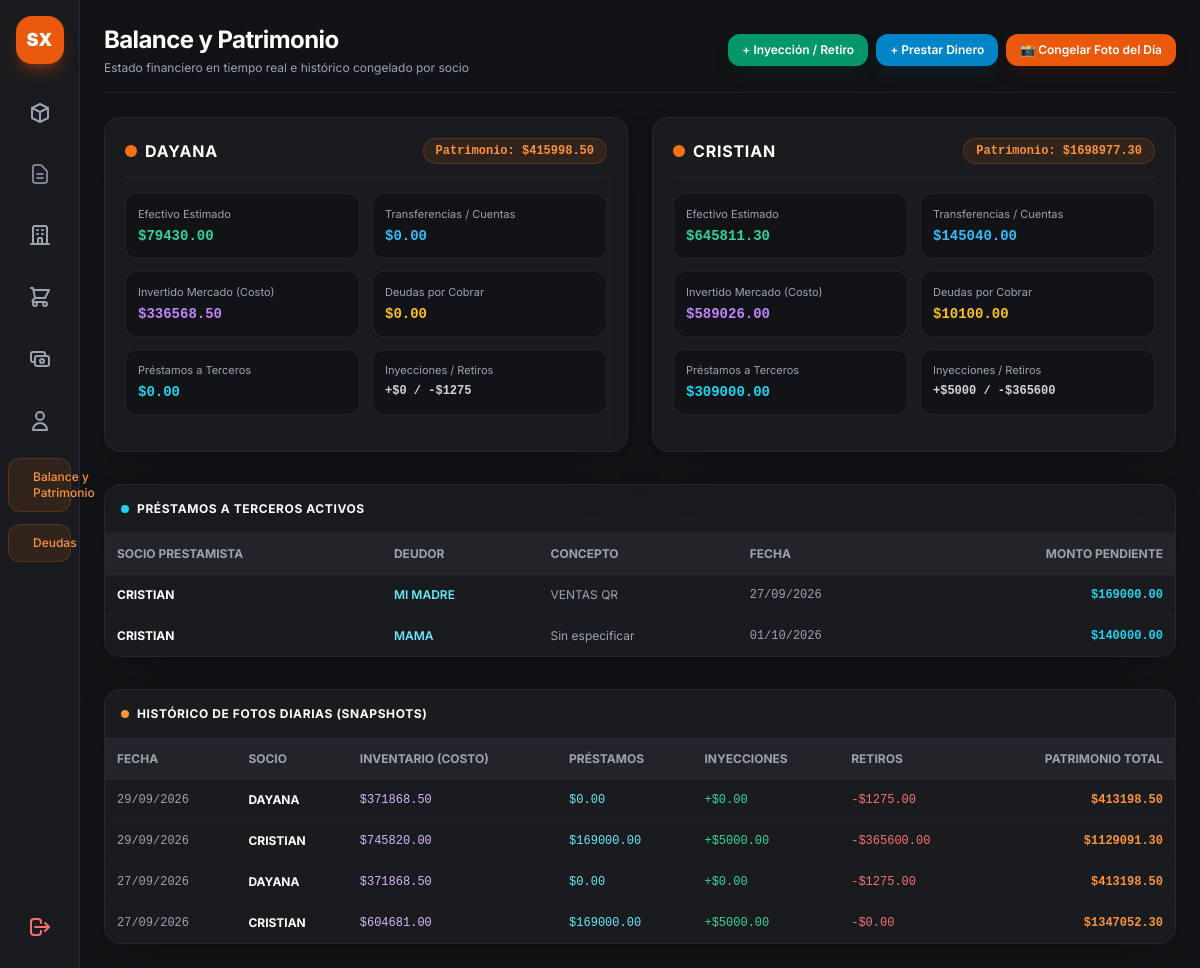
The page /admin/balance (signed in) on the database its author committed.
### app.py (models this page shows)
class Propietario(db.Model):
    __tablename__ = 'propietarios'
    id = db.Column(db.Integer, primary_key=True)
    nombre = db.Column(db.String(100), nullable=False, unique=True)
    descripcion = db.Column(db.String(200))
    productos = db.relationship('Producto', backref='propietario', lazy=True)

class PrestamoTercero(db.Model):
    __tablename__ = 'prestamos_terceros'
    id = db.Column(db.Integer, primary_key=True)
    propietario_id = db.Column(db.Integer, db.ForeignKey('propietarios.id'), nullable=False)
    deudor_nombre = db.Column(db.String(100), nullable=False)
    monto = db.Column(db.Float, nullable=False)
    saldo_pendiente = db.Column(db.Float, nullable=False)
    metodo_pago = db.Column(db.String(20), default='EFECTIVO')  # 'EFECTIVO' o 'TRANSFERENCIA'
    concepto = db.Column(db.String(255), nullable=True)
    fecha = db.Column(db.DateTime, default=datetime.now)
    estado = db.Column(db.String(20), default='PENDIENTE')
    propietario = db.relationship('Propietario', backref=db.backref('prestamos', lazy=True))

class SnapshotBalanceDiario(db.Model):
    __tablename__ = 'snapshots_balance_diario'
    id = db.Column(db.Integer, primary_key=True)
    fecha = db.Column(db.Date, nullable=False)
    propietario_nombre = db.Column(db.String(100), nullable=False)
    efectivo = db.Column(db.Float, default=0.0)
    transferencia = db.Column(db.Float, default=0.0)
    inventario_costo = db.Column(db.Float, default=0.0)
    deudas_por_cobrar = db.Column(db.Float, default=0.0)
    prestamos_otorgados = db.Column(db.Float, default=0.0)
    inyecciones = db.Column(db.Float, default=0.0)
    retiros = db.Column(db.Float, default=0.0)
    patrimonio_total = db.Column(db.Float, default=0.0)

### app.py (the view)
@app.route('/admin/balance')
def vista_balance():
    if 'user' not in session or session.get('rol') != 'admin':
        return redirect(url_for('login'))
    propietarios = Propietario.query.all()
    balance_propietarios = []
    for prop in propietarios:
        productos_prop = Producto.query.filter_by(propietario_id=prop.id).all()
        inventario_costo = sum((obtener_stock_total(p) * (p.precio_costo or 0.0)) for p in productos_prop)
        deudas_cobrar = 0.0
        try:
            filas_deudas = db.session.execute(
                db.text("SELECT * FROM deudas_cierre WHERE LOWER(COALESCE(estado, '')) = 'pendiente' OR cierre_pago_id IS NULL")
            ).mappings().all()
            for row in filas_deudas:
                estado_str = str(row.get('estado', '')).lower()
                if estado_str == 'pagado' or row.get('cierre_pago_id') is not None:
                    continue
                monto_d = float(row.get('subtotal') or 0.0)
                if monto_d <= 0:
                    continue
                prod_id = row.get('producto_id')
                prod_nom = str(row.get('producto_nombre') or '').strip()
                prod = None
                if prod_id and prod_id > 0:
                    prod = Producto.query.get(prod_id)
                elif prod_nom:
                    prod = Producto.query.filter(Producto.nombre.ilike(prod_nom)).first()
                if prod and prod.propietario_id == prop.id:
                    deudas_cobrar += monto_d
                elif not prod and 'CRISTIAN' in prop.nombre.upper():
                    deudas_cobrar += monto_d
        except Exception:
            deudas_cobrar = 0.0
        prestamos = PrestamoTercero.query.filter_by(propietario_id=prop.id, estado='PENDIENTE').all()
        prestamos_efectivo = sum(p.saldo_pendiente for p in prestamos if not getattr(p, 'metodo_pago', None) or p.metodo_pago == 'EFECTIVO')
        prestamos_transf = sum(p.saldo_pendiente for p in prestamos if getattr(p, 'metodo_pago', None) == 'TRANSFERENCIA')
        total_prestamos = prestamos_efectivo + prestamos_transf
        movs = MovimientoCapital.query.filter_by(propietario_id=prop.id).all()
        inyecciones_efectivo = sum(m.monto for m in movs if m.tipo == 'INYECCION' and (not getattr(m, 'metodo_pago', None) or m.metodo_pago == 'EFECTIVO'))
        retiros_efectivo = sum(m.monto for m in movs if m.tipo == 'RETIRO' and (not getattr(m, 'metodo_pago', None) or m.metodo_pago == 'EFECTIVO'))
        inyecciones_transf = sum(m.monto for m in movs if m.tipo == 'INYECCION' and getattr(m, 'metodo_pago', None) == 'TRANSFERENCIA')
        retiros_transf = sum(m.monto for m in movs if m.tipo == 'RETIRO' and getattr(m, 'metodo_pago', None) == 'TRANSFERENCIA')
        total_inyecciones = inyecciones_efectivo + inyecciones_transf
        total_retiros = retiros_efectivo + retiros_transf
        compras_socio = Compra.query.filter_by(propietario_id=prop.id).all() if 'Compra' in globals() else []
        compras_efectivo = sum(c.total_compra for c in compras_socio if c.metodo_pago == 'EFECTIVO' or not c.metodo_pago)
        compras_transf = sum(c.total_compra for c in compras_socio if c.metodo_pago == 'TRANSFERENCIA')
        efectivo_acumulado = 0.0
        transferencias_cierres = 0.0
        es_cristian = 'CRISTIAN' in prop.nombre.upper()
        if 'CierreDia' in globals():
            cierres = CierreDia.query.all()
            for c in cierres:
                if hasattr(c, 'detalles'):
                    for d in c.detalles:
                        prod = Producto.query.get(d.producto_id)
                        if prod and prod.propietario_id == prop.id:
                            efectivo_acumulado += (d.subtotal or 0.0)
                if es_cristian and hasattr(c, 'total_transferencias') and c.total_transferencias:
                    transferencias_cierres += (c.total_transferencias or 0.0)
        efectivo_liquido = max(0.0, efectivo_acumulado + inyecciones_efectivo - retiros_efectivo - prestamos_efectivo - compras_efectivo)
        transferencias_acumuladas = max(0.0, transferencias_cierres + inyecciones_transf - retiros_transf - prestamos_transf - compras_transf)
        patrimonio_total = efectivo_liquido + transferencias_acumuladas + inventario_costo + deudas_cobrar + total_prestamos
        balance_propietarios.append({
            'propietario': prop,
            'efectivo': efectivo_liquido,
            'transferencia': transferencias_acumuladas,
            'inventario_costo': inventario_costo,
            'deudas_por_cobrar': deudas_cobrar,
            'prestamos': total_prestamos,
            'inyecciones': total_inyecciones,
            'retiros': total_retiros,
            'patrimonio_total': patrimonio_total
        })
    snapshots = SnapshotBalanceDiario.query.order_by(SnapshotBalanceDiario.fecha.desc()).limit(30).all()
    prestamos_activos = PrestamoTercero.query.filter_by(estado='PENDIENTE').all()
    return render_template(
        'admin_balance.html',
        balance_propietarios=balance_propietarios,
        snapshots=snapshots,
        prestamos=prestamos_activos,
        propietarios=propietarios
    )

### app.py (called while the page is built)
def obtener_stock_total(producto):
    if hasattr(producto, 'stocks'):
        if isinstance(producto.stocks, (list, tuple)) or hasattr(producto.stocks, '__iter__'):
            return sum(getattr(s, 'cantidad', getattr(s, 'stock', 0)) for s in producto.stocks)
        return producto.stocks or 0
    return getattr(producto, 'stock', 0)

@app.context_processor
def inject_today():
    return {'hoy': date.today()}

### templates/admin_balance.html (shortened to what this page needs)
{% extends "base.html" %}
{% block content %}
<main class="flex-1 flex flex-col min-w-0 overflow-y-auto p-4 md:p-6 bg-[#121316]">
    <header class="mb-6 flex flex-col sm:flex-row sm:items-center justify-between gap-4 border-b border-gray-800/80 pb-4">
        <div>
            <h1 class="text-2xl font-bold text-white tracking-tight flex items-center gap-2">
                <span>Balance y Patrimonio</span>
            </h1>
            <p class="text-xs text-gray-400 mt-1">Estado financiero en tiempo real e histórico congelado por socio</p>
        </div>
        <div class="flex flex-wrap gap-2">
            <button onclick="abrirModal('modal-movimiento')" class="px-3.5 py-2 bg-emerald-600 hover:bg-emerald-500 text-white rounded-xl text-xs font-semibold transition flex items-center gap-1.5 shadow-lg shadow-emerald-950/40">
                <span>+ Inyección / Retiro</span>
            </button>
            <button onclick="abrirModal('modal-prestamo')" class="px-3.5 py-2 bg-sky-600 hover:bg-sky-500 text-white rounded-xl text-xs font-semibold transition flex items-center gap-1.5 shadow-lg shadow-sky-950/40">
                <span>+ Prestar Dinero</span>
            </button>
            <button onclick="guardarSnapshot()" class="px-3.5 py-2 bg-orange-600 hover:bg-orange-500 text-white rounded-xl text-xs font-semibold transition flex items-center gap-1.5 shadow-lg shadow-orange-950/40">
                <span>📸 Congelar Foto del Día</span>
            </button>
        </div>
    </header>
    <div class="grid grid-cols-1 md:grid-cols-2 gap-6 mb-8">
        {% for b in balance_propietarios %}
        <div class="bg-[#1a1b1e] border border-gray-800 rounded-2xl p-5 shadow-2xl relative overflow-hidden flex flex-col justify-between">
            <div>
                <div class="flex justify-between items-center mb-4 border-b border-gray-800/80 pb-3">
                    <div class="flex items-center gap-2">
                        <div class="w-3 h-3 rounded-full bg-orange-500 animate-pulse"></div>
                        <h2 class="text-base font-bold text-white uppercase tracking-wider">{{ b.propietario.nombre }}</h2>
                    </div>
                    <span class="text-xs px-3 py-1 rounded-full bg-orange-500/10 text-orange-400 border border-orange-500/20 font-bold font-mono">
                        Patrimonio: ${{ "%.2f"|format(b.patrimonio_total) }}
                    </span>
                </div>
                <div class="grid grid-cols-2 gap-3 text-xs mb-4">
                    <div class="bg-[#121316] p-3 rounded-xl border border-gray-800/80">
                        <span class="text-gray-400 block text-[11px] mb-1">Efectivo Estimado</span>
                        <span class="text-emerald-400 font-bold font-mono text-sm">${{ "%.2f"|format(b.efectivo) }}</span>
                    </div>
                    <div class="bg-[#121316] p-3 rounded-xl border border-gray-800/80">
                        <span class="text-gray-400 block text-[11px] mb-1">Transferencias / Cuentas</span>
                        <span class="text-sky-400 font-bold font-mono text-sm">${{ "%.2f"|format(b.transferencia) }}</span>
                    </div>
                    <div class="bg-[#121316] p-3 rounded-xl border border-gray-800/80">
                        <span class="text-gray-400 block text-[11px] mb-1">Invertido Mercado (Costo)</span>
                        <span class="text-purple-400 font-bold font-mono text-sm">${{ "%.2f"|format(b.inventario_costo) }}</span>
                    </div>
                    <div class="bg-[#121316] p-3 rounded-xl border border-gray-800/80">
                        <span class="text-gray-400 block text-[11px] mb-1">Deudas por Cobrar</span>
                        <span class="text-amber-400 font-bold font-mono text-sm">${{ "%.2f"|format(b.deudas_por_cobrar) }}</span>
                    </div>
                    <div class="bg-[#121316] p-3 rounded-xl border border-gray-800/80">
                        <span class="text-gray-400 block text-[11px] mb-1">Préstamos a Terceros</span>
                        <span class="text-cyan-400 font-bold font-mono text-sm">${{ "%.2f"|format(b.prestamos) }}</span>
                    </div>
                    <div class="bg-[#121316] p-3 rounded-xl border border-gray-800/80">
                        <span class="text-gray-400 block text-[11px] mb-1">Inyecciones / Retiros</span>
                        <span class="text-gray-300 font-bold font-mono text-xs">
                            +${{ "%.0f"|format(b.inyecciones) }} / -${{ "%.0f"|format(b.retiros) }}
                        </span>
                    </div>
                </div>
            </div>
        </div>
        {% endfor %}
    </div>
    {% if prestamos %}
    <section class="bg-[#1a1b1e] border border-gray-800 rounded-2xl overflow-hidden shadow-2xl mb-8">
        <div class="p-4 border-b border-gray-800 flex justify-between items-center">
            <h3 class="text-xs font-bold text-white uppercase tracking-wider flex items-center gap-2">
                <span class="w-2 h-2 rounded-full bg-cyan-400"></span>
                Préstamos a Terceros Activos
            </h3>
        </div>
        <div class="overflow-x-auto">
            <table class="w-full text-left border-collapse text-xs">
                <thead>
                    <tr class="border-b border-gray-800 text-gray-400 uppercase bg-[#222429]">
                        <th class="p-3">Socio Prestamista</th>
                        <th class="p-3">Deudor</th>
                        <th class="p-3">Concepto</th>
                        <th class="p-3">Fecha</th>
                        <th class="p-3 text-right">Monto Pendiente</th>
                    </tr>
                </thead>
                <tbody class="divide-y divide-gray-800/60 text-gray-300">
                    {% for p in prestamos %}
                    <tr class="hover:bg-gray-800/30 transition">
                        <td class="p-3 font-bold text-white">{{ p.propietario.nombre }}</td>
                        <td class="p-3 text-cyan-300 font-semibold">{{ p.deudor_nombre }}</td>
                        <td class="p-3 text-gray-400">{{ p.concepto or 'Sin especificar' }}</td>
                        <td class="p-3 font-mono text-gray-400">{{ p.fecha.strftime('%d/%m/%Y') }}</td>
                        <td class="p-3 text-right font-mono font-bold text-cyan-400">${{ "%.2f"|format(p.saldo_pendiente) }}</td>
                    </tr>
                    {% endfor %}
                </tbody>
            </table>
        </div>
    </section>
    {% endif %}
    <section class="bg-[#1a1b1e] border border-gray-800 rounded-2xl overflow-hidden shadow-2xl">
        <div class="p-4 border-b border-gray-800 flex justify-between items-center">
            <h3 class="text-xs font-bold text-white uppercase tracking-wider flex items-center gap-2">
                <span class="w-2 h-2 rounded-full bg-orange-400"></span>
                Histórico de Fotos Diarias (Snapshots)
            </h3>
        </div>
        <div class="overflow-x-auto">
            <table class="w-full text-left border-collapse text-xs">
                <thead>
                    <tr class="border-b border-gray-800 text-gray-400 uppercase bg-[#222429]">
                        <th class="p-3">Fecha</th>
                        <th class="p-3">Socio</th>
                        <th class="p-3">Inventario (Costo)</th>
                        <th class="p-3">Préstamos</th>
                        <th class="p-3">Inyecciones</th>
                        <th class="p-3">Retiros</th>
                        <th class="p-3 text-right">Patrimonio Total</th>
                    </tr>
                </thead>
                <tbody class="divide-y divide-gray-800/60 text-gray-300">
                    {% for s in snapshots %}
                    <tr class="hover:bg-gray-800/30 transition">
                        <td class="p-3 font-mono text-gray-400">{{ s.fecha.strftime('%d/%m/%Y') }}</td>
                        <td class="p-3 font-bold text-white">{{ s.propietario_nombre }}</td>
                        <td class="p-3 font-mono text-purple-300">${{ "%.2f"|format(s.inventario_costo) }}</td>
                        <td class="p-3 font-mono text-cyan-300">${{ "%.2f"|format(s.prestamos_otorgados) }}</td>
                        <td class="p-3 font-mono text-emerald-400">+${{ "%.2f"|format(s.inyecciones) }}</td>
                        <td class="p-3 font-mono text-red-400">-${{ "%.2f"|format(s.retiros) }}</td>
                        <td class="p-3 text-right font-mono font-bold text-orange-400">${{ "%.2f"|format(s.patrimonio_total) }}</td>
                    </tr>
                    {% else %}
                    <tr>
                        <td colspan="7" class="p-8 text-center text-gray-500">
                            No hay fotos históricas guardadas todavía. Haz clic en <strong class="text-gray-300">"📸 Congelar Foto del Día"</strong>.
                        </td>
                    </tr>
                    {% endfor %}
                </tbody>
            </table>
        </div>
    </section>
</main>
{% endblock %}

### static/css/style.css (style rules this page uses)
body { font-family: 'Inter', sans-serif; }

### rows shown on the page
Propietario: propietario.nombre "DAYANA"
Propietario: propietario.nombre "CRISTIAN"
PrestamoTercero: propietario.nombre "CRISTIAN", deudor_nombre "MI MADRE", concepto "VENTAS QR", fecha "27/09/2026", saldo_pendiente "169000.00"
PrestamoTercero: propietario.nombre "CRISTIAN", deudor_nombre "MAMA", concepto "Sin especificar", fecha "01/10/2026", saldo_pendiente "140000.00"
SnapshotBalanceDiario: fecha "29/09/2026", propietario_nombre "DAYANA", inventario_costo "371868.50", prestamos_otorgados "0.00", inyecciones "0.00", retiros "1275.00", patrimonio_total "413198.50"
SnapshotBalanceDiario: fecha "29/09/2026", propietario_nombre "CRISTIAN", inventario_costo "745820.00", prestamos_otorgados "169000.00", inyecciones "5000.00", retiros "365600.00", patrimonio_total "1129091.30"
SnapshotBalanceDiario: fecha "27/09/2026", propietario_nombre "DAYANA", inventario_costo "371868.50", prestamos_otorgados "0.00", inyecciones "0.00", retiros "1275.00", patrimonio_total "413198.50"
SnapshotBalanceDiario: fecha "27/09/2026", propietario_nombre "CRISTIAN", inventario_costo "604681.00", prestamos_otorgados "169000.00", inyecciones "5000.00", retiros "0.00", patrimonio_total "1347052.30"

### other values the page prints
{{ "%.2f"|format(b.patrimonio_total) }} "415998.50" "1698977.30"
{{ "%.2f"|format(b.efectivo) }} "79430.00" "645811.30"
{{ "%.2f"|format(b.transferencia) }} "0.00" "145040.00"
{{ "%.2f"|format(b.inventario_costo) }} "336568.50" "589026.00"
{{ "%.2f"|format(b.deudas_por_cobrar) }} "0.00" "10100.00"
{{ "%.2f"|format(b.prestamos) }} "0.00" "309000.00"
{{ "%.0f"|format(b.inyecciones) }} "0" "5000"
{{ "%.0f"|format(b.retiros) }} "1275" "365600"
